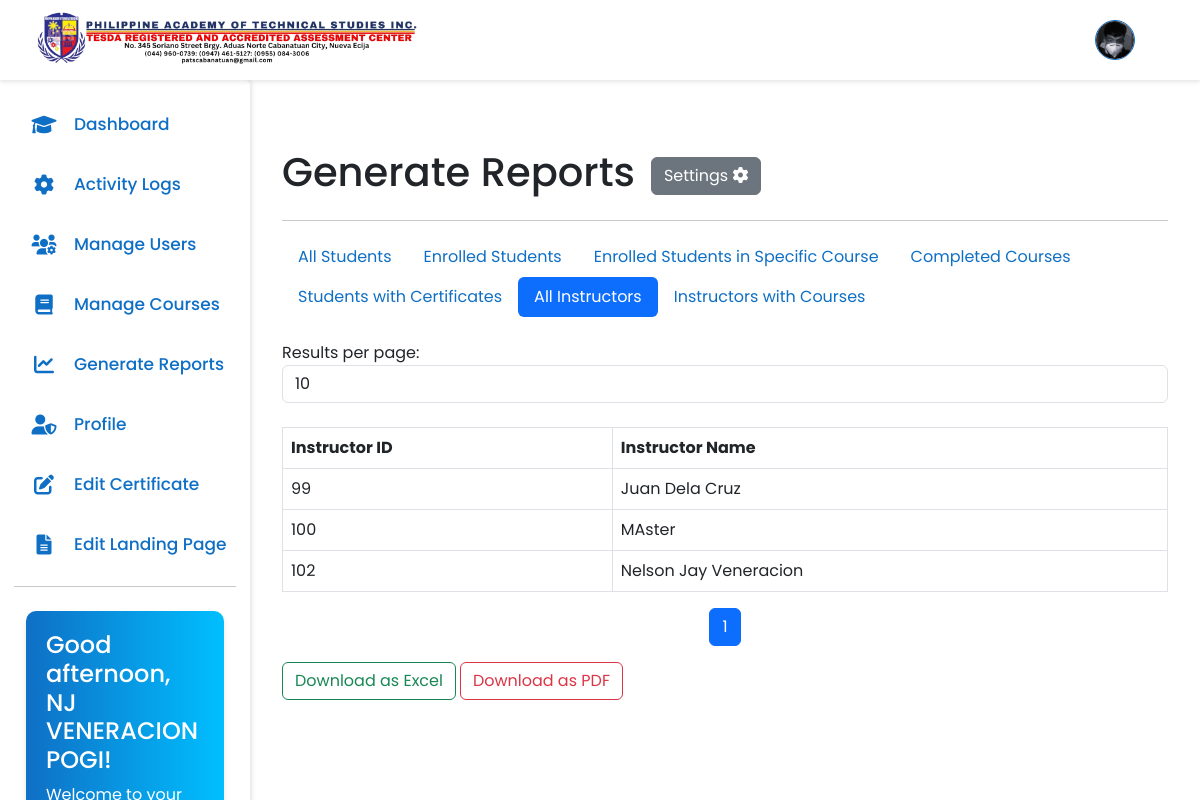
The page /admin/main.php?page=generate-reports&report=all_instructors (signed in) on the database its author committed.
### tables this page shows
CREATE TABLE `header` (
  `id` int(11) NOT NULL,
  `logo` varchar(100) DEFAULT NULL
);

CREATE TABLE `users` (
  `user_id` int(11) NOT NULL,
  `fullname` varchar(60) NOT NULL,
  `username` varchar(30) NOT NULL,
  `profile_picture` varchar(100) NOT NULL,
  `email` varchar(40) NOT NULL,
  `password` varchar(70) NOT NULL,
  `role` varchar(15) NOT NULL,
  `otp` varchar(6) DEFAULT NULL,
  `otp_expiration` datetime DEFAULT NULL,
  `is_verified` tinyint(1) DEFAULT 0,
  `created_at` datetime NOT NULL DEFAULT current_timestamp()
);

### admin/main.php (the view, shortened to what this page needs)
<?php
include '../config/db.php';
$userID = $_SESSION['userID'];
$page = isset($_GET['page']) ? $_GET['page'] : 'dashboard';
switch($page){
    case 'generate-reports':
        $filename = 'generate-reports.php';
        break;
}
$sqlProfile = "SELECT profile_picture FROM users WHERE user_id = '$userID'";
$resultProfile = mysqli_query($connect, $sqlProfile);
$pic = mysqli_fetch_assoc($resultProfile);
$profilePic = $pic['profile_picture'] ?? 'default.png';
$sqlHeader = "SELECT * FROM header";
$resultHeader = mysqli_query($connect, $sqlHeader);
$header = mysqli_fetch_assoc($resultHeader);
$logo = $header['logo'];
?>
<!DOCTYPE html>
<html lang="en">
<head>
    <link href="https://cdn.jsdelivr.net/npm/bootstrap@5.3.0/dist/css/bootstrap.min.css" rel="stylesheet">
    <link href="https://cdnjs.cloudflare.com/ajax/libs/font-awesome/6.0.0-beta3/css/all.min.css" rel="stylesheet">
    <link rel="stylesheet" href="../assets/css/side-nav.css?v2">
    <link rel="stylesheet" href="../assets/css/color.css">
</head>
<body>
    <nav class="navbar navbar-expand-lg fixed-top">
        <div class="container-fluid ms-4 me-4">
            <a class="navbar-brand">
                <img src="<?= $logo; ?>" alt="Pats Logo" style="height: 60px;">
            </a>
            <div class="d-flex align-items-center ms-auto">
                <div class="dropdown">
                    <button class="btn btn-link me-3" type="button" id="profileDropdown" data-bs-toggle="dropdown" aria-expanded="false">
                    <img src="../uploads/profile-pictures/<?php echo (!empty($profilePic)) ? $profilePic : 'default.png'; ?>" alt="profile photo" style="width: 40px; height: 40px; border-radius: 50%; object-fit: cover;">
                    </button>
                </div>
            </div>
        </div>
    </nav>
    <nav class="sidebar">
        <div class="menu-bar">
            <div class="menu">
                <ul class="menu-links">
                    <li class="nav-link">
                        <a href="?page=dashboard">
                            <i class="fa-solid fa-graduation-cap icon modified-text-primary"></i>
                            <span class="text nav-text modified-text-primary">Dashboard</span>
                        </a>
                    </li>
                    <li class="nav-link">
                        <a href="?page=activity-logs">
                            <i class="fa-solid fa-gear icon modified-text-primary"></i>
                            <span class="text nav-text modified-text-primary">Activity Logs</span>
                        </a>
                    </li>
                    <li class="nav-link">
                        <a href="?page=manage-users">
                        <i class="fa-solid fa-users-gear icon modified-text-primary"></i>
                            <span class="text nav-text modified-text-primary">Manage Users</span>
                        </a>
                    </li>
                    <li class="nav-link">
                        <a href="?page=manage-courses">
                        <i class="fa-solid fa-book icon modified-text-primary"></i>
                            <span class="text nav-text modified-text-primary">Manage Courses</span>
                        </a>
                    </li>
                    <li class="nav-link">
                        <a href="?page=generate-reports">
                          <i class="fa-solid fa-chart-line icon modified-text-primary"></i>
                            <span class="text nav-text">Generate Reports</span>
                        </a>
                    </li>
                    <li class="nav-link">
                        <a href="?page=profile">
                        <i class="fa-solid fa-user-shield icon modified-text-primary"></i>
                            <span class="text nav-text modified-text-primary">Profile</span>
                        </a>
                    </li>
                   <li class="nav-link">
                        <a href="?page=edit-certificate">
                            <i class="fa-solid fa-edit icon"></i>
                            <span class="text nav-text">Edit Certificate</span>
                        </a>
                    </li>
                    <li class="nav-item dropdown">
                        <a class="nav-link " role="button" data-bs-toggle="dropdown" aria-expanded="false">
                            <i class="fa-solid fa-file-alt icon modified-text-primary"></i>
                            <span class="text nav-text modified-text-primary">Edit Landing Page</span>
                        </a>
                    </li>
                    <hr>
                    <div class="container mt-4">
                        <div class="welcome-text">
                            <h4 id="greeting"></h4>
                            <p>Welcome to your admin profile. Here you can manage system settings and oversee all aspects of the learning management system.</p>
                        </div>
                    </div>
                </ul>
            </div>
        </div>
    </nav>
    <div class="content flex-grow-1" id="content-area">
    <?php include $filename; ?>
    </div>
</body>
</html>

### admin/generate-reports.php (shortened to what this page needs)
<?php
$default_results_per_page = 10;
if (isset($_POST['results_per_page'])) {
    $results_per_page = $_POST['results_per_page'];
} else {
    $results_per_page = $default_results_per_page;
}
if (isset($_GET['pages'])) {
    $page = $_GET['pages'];
} else {
    $page = 1;
}
$start_from = ($page - 1) * $results_per_page;
$report_type = isset($_GET['report']) ? $_GET['report'] : 'all_students';
if ($report_type == 'all_students') {
    $student_query = "SELECT user_id, fullname AS student_name FROM users WHERE role = 'student' ORDER BY user_id ASC LIMIT $start_from, $results_per_page";
    $count_query = "SELECT COUNT(user_id) AS total FROM users WHERE role = 'student'";
} elseif ($report_type == 'all_instructors') {
    $student_query = "SELECT user_id, fullname AS instructor_name FROM users WHERE role = 'instructor' ORDER BY user_id ASC LIMIT $start_from, $results_per_page";
    $count_query = "SELECT COUNT(user_id) AS total FROM users WHERE role = 'instructor'";
}
$student_result = mysqli_query($connect, $student_query);
$count_result = mysqli_query($connect, $count_query);
$row = mysqli_fetch_assoc($count_result);
$total_records = $row['total'];
$total_pages = ceil($total_records / $results_per_page);
?>
<div class="container mt-5">
    <div class="d-flex align-items-center gap-3">
        <h1 class="">Generate Reports</h1>
        <div class="dropdown">
        <button class="btn btn-secondary" type="button" data-bs-toggle="dropdown" aria-expanded="false">
            Settings <i class="fa-solid fa-gear"></i>
        </button>
        </div>
    </div>
    <hr>
    <nav>
        <ul class="nav nav-pills mb-4">
            <li class="nav-item">
                <a class="nav-link <?php echo $report_type == 'all_students' ? 'active' : ''; ?>" href="?page=generate-reports&report=all_students">All Students</a>
            </li>
            <li class="nav-item">
                <a class="nav-link <?php echo $report_type == 'enrolled_students' ? 'active' : ''; ?>" href="?page=generate-reports&report=enrolled_students">Enrolled Students</a>
            </li>
            <li class="nav-item">
                <a class="nav-link <?php echo $report_type == 'specific_course' ? 'active' : ''; ?>" href="?page=generate-reports&report=specific_course">Enrolled Students in Specific Course</a>
            </li>
            <li class="nav-item">
                <a class="nav-link <?php echo $report_type == 'completed_courses' ? 'active' : ''; ?>" href="?page=generate-reports&report=completed_courses">Completed Courses</a>
            </li>
            <li class="nav-item">
                <a class="nav-link <?php echo $report_type == 'students_with_certificates' ? 'active' : ''; ?>" href="?page=generate-reports&report=students_with_certificates">Students with Certificates</a>
            </li>
            <li class="nav-item">
                <a class="nav-link <?php echo $report_type == 'all_instructors' ? 'active' : ''; ?>" href="?page=generate-reports&report=all_instructors">All Instructors</a>
            </li>
            <li class="nav-item">
                <a class="nav-link <?php echo $report_type == 'instructors_with_courses' ? 'active' : ''; ?>" href="?page=generate-reports&report=instructors_with_courses">Instructors with Courses</a>
            </li>
        </ul>
    </nav>
    <form method="post" action="" class="mb-4">
        <div class="form-group">
            <label for="results_per_page">Results per page:</label>
            <select name="results_per_page" id="results_per_page" class="form-control" onchange="this.form.submit()">
                <option value="10" <?php if ($results_per_page == 10) echo 'selected'; ?>>10</option>
            </select>
        </div>
    </form>
    <table class="table table-bordered">
        <thead class="thead-dark">
            <tr>
                <th><?php echo $report_type == 'all_instructors' || $report_type == 'instructors_with_courses' ? 'Instructor ID' : 'Student ID'; ?></th>
                <th><?php echo $report_type == 'all_instructors' || $report_type == 'instructors_with_courses' ? 'Instructor Name' : 'Student Name'; ?></th>
            </tr>
        </thead>
        <tbody>
            <?php while ($row = mysqli_fetch_assoc($student_result)): ?>
                <tr>
                    <td><?php echo $row['user_id']; ?></td>
                    <td><?php echo $report_type == 'all_instructors' || $report_type == 'instructors_with_courses' ? $row['instructor_name'] : $row['student_name']; ?></td>
                </tr>
            <?php endwhile; ?>
        </tbody>
    </table>
    <nav aria-label="Page navigation">
        <ul class="pagination justify-content-center">
            <?php for ($i = 1; $i <= $total_pages; $i++): ?>
                <li class="page-item <?php if ($i == $page) echo 'active'; ?>">
                    <a class="page-link" href="main.php?page=generate-reports&report=<?php echo $report_type; ?>&pages=<?php echo $i; ?>"><?php echo $i; ?></a>
                </li>
            <?php endfor; ?>
        </ul>
    </nav>
   <div class="d-flex gap-1">
    <form method="post" action="../functions/generateReport.php">
        <button type="submit" name="generate_report" class="btn btn-outline-success">Download as Excel</button>
    </form>
    <form method="post" action="../functions/generatePDF.php">
        <button type="submit" name="generate_pdf" class="btn btn-outline-danger">Download as PDF</button>
    </form>
    </div>
</div>

### assets/css/side-nav.css (style rules this page uses)
* { margin: 0; padding: 0; box-sizing: border-box; font-family: 'Poppins', sans-serif; }
* > .nav-link { border-radius: 10px; }
:root { --body-color: #cbedfd; --sidebar-color: #FFF; --primary-color: #0f6fc5; --primary-color-light: #F6F5FF; --toggle-color: #DDD; --text-color: #0f6fc5; --background-color: white; --tran-03: all 0.2s ease; --tran-04: all 0.3s ease; --tran-05: all 0.3s ease; }
body { font-family: 'Poppins', sans-serif; background-color: var(--background-color); padding-top: 80px; }
.sidebar { position: fixed; top: 80px; left: 0; bottom: 0; height: 100%; width: 250px; padding: 10px 14px; background: var(--sidebar-color); transition: var(--tran-05); z-index: 100; border-top-right-radius: 5px; overflow-y: auto; box-shadow: 2px 0 4px rgba(0,0,0,0.1); }
.sidebar li { height: 50px; list-style: none; display: flex; align-items: center; margin-top: 10px; }
.header .image, .sidebar .icon { min-width: 60px; border-radius: 6px; }
.sidebar .icon { min-width: 60px; border-radius: 6px; height: 100%; display: flex; align-items: center; justify-content: center; font-size: 20px; }
.sidebar .text, .sidebar .icon { color: var(--text-color); transition: var(--tran-03); }
.sidebar .text { font-size: 17px; font-weight: 500; white-space: nowrap; opacity: 1; }
.sidebar li a { list-style: none; height: 100%; background-color: transparent; display: flex; align-items: center; height: 100%; width: 100%; text-decoration: none; transition: var(--tran-03); }
.sidebar .menu-bar { height: calc(100% - 55px); display: flex; flex-direction: column; justify-content: space-between; overflow-y: scroll; }
.menu-links { padding: 0; position: relative; }
.navbar { background-color: var(--background-color); box-shadow: 0 2px 4px rgba(0,0,0,0.1); height: 80px; }
.navbar-brand, .nav-link { color: var(--text-color); }
.sidebar .nav-link a { color: #333; transition: all 0.3s ease; padding: 15px 0px; height: 100%; width: 100%; }
.sidebar .nav-link a { color: #333; text-decoration: none; }
.content { transition: all 0.3s; padding: 20px; }
.dropdown button img { height: 40px; width: 40px; border: 1px solid #0f6fc5; border-radius: 50%; }
@media (min-width: 769px) { .content { margin-left: 250px; } }
.welcome-text { background: linear-gradient(to right, #0f6fc5, #00bfff); color: white; padding: 20px; border-radius: 10px; margin-bottom: 20px; box-shadow: 0 4px 6px rgba(0, 0, 0, 0.1); transition: transform 0.3s ease; }

### assets/css/color.css (style rules this page uses)
:root { --primary-color: #0f6fc5; --secondary-color: #6c757d; --success-color: #28a745; --danger-color: #dc3545; --warning-color: #ffc107; --info-color: #17a2b8; --light-color: #f8f9fa; --dark-color: #343a40; --text-primary: #212529; --text-secondary: #6c757d; --text-light: #f8f9fa; --bg-primary: #ffffff; --bg-secondary: #f8f9fa; --border-color: #dee2e6; --accent-color: #fd7e14; --highlight-color: #20c997; }
.modified-text-primary { color: var(--primary-color) !important; }

### rows shown on the page
header: logo (picture)
users: profile_picture (picture)
users: user_id "99", fullname "Juan Dela Cruz"
users: user_id "100", fullname "MAster"
users: user_id "102", fullname "Nelson Jay Veneracion"
